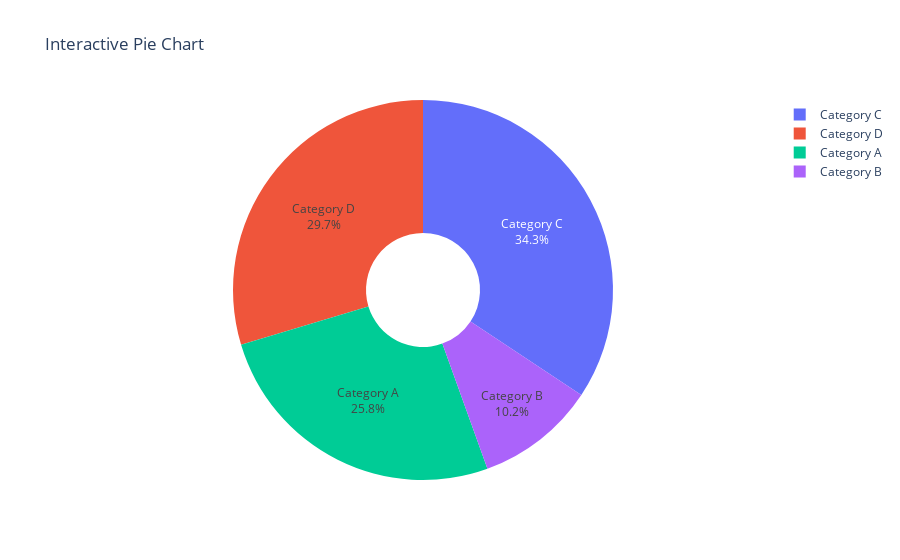

Notebook code cell kept with this figure:
### Markdown cell above
Question 21

### Code cell
import plotly.graph_objects as go
import numpy as np

# Generate random data
np.random.seed(42)  # For reproducibility
labels = ['Category A', 'Category B', 'Category C', 'Category D']
values = np.random.randint(10, 100, size=len(labels))

# Create a pie chart
fig = go.Figure(data=[go.Pie(
    labels=labels,
    values=values,
    textinfo='label+percent',  # Show both label and percentage
    hole=0.3  # Optional: makes it a donut chart if set to a value between 0 and 1
)])

# Update layout with title
fig.update_layout(
    title='Interactive Pie Chart'
)

# Show the plot
fig.show()

### Figure 1 — Plotly figure (JSON) as saved in the notebook; plotly's stock layout.template omitted (floating-point values rounded to 4 significant figures)
{"data": [{"hole": 0.3, "labels": ["Category A", "Category B", "Category C", "Category D"], "textinfo": "label+percent", "type": "pie", "values": [61, 24, 81, 70]}], "layout": {"autosize": true, "hiddenlabels": [], "title": {"text": "Interactive Pie Chart"}}}
